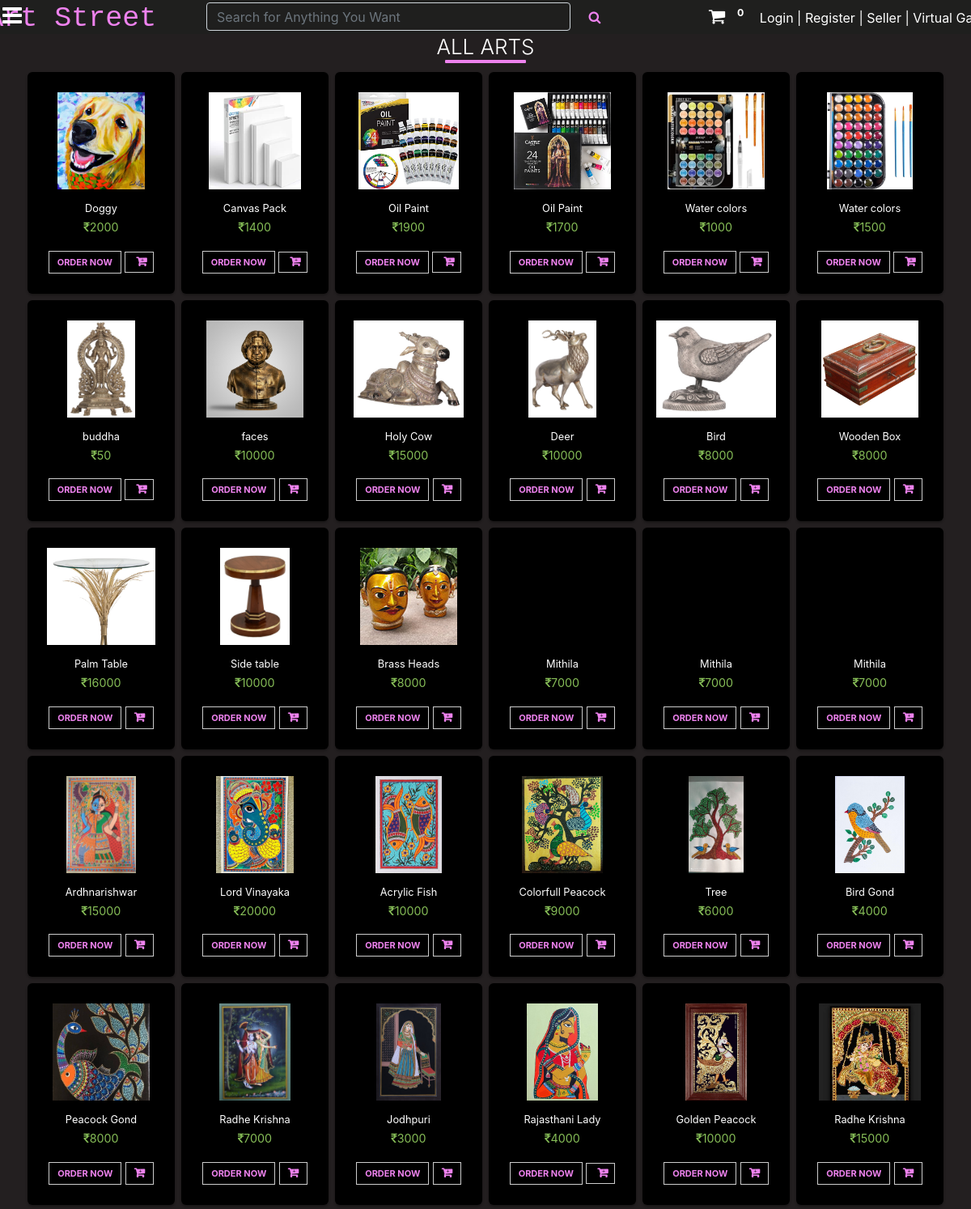
The app's page /search/ (upper part) with its own data.
### saler/models.py (models this page shows, shortened)
class Product(models.Model):
	GST_CHOICES = (("0",'0'),("3",'3'),("5",'5'),("12",'12'),("18",'18'),("28",'28'))
	product_id = models.BigAutoField(primary_key=True)
	product_id2 = models.CharField(max_length=100,default='')
	shop = models.ForeignKey(User, on_delete=models.CASCADE,default='')
	product_name = models.CharField(max_length=100)
	category = models.ForeignKey(category, default="", verbose_name="Category", on_delete=models.SET_DEFAULT, null=True)
	subcategory = models.CharField(max_length=50, default="")
	price = models.IntegerField(default=0)
	desc = models.TextField()
	gst = models.CharField(default='0',max_length=3,choices=GST_CHOICES)
	pub_date = models.DateField(auto_now=True)
	image1 = models.ImageField(upload_to='products/images', default="",null=True)
	image2 = models.ImageField(upload_to='products/images', default="",null=True,blank=True)
	image3 = models.ImageField(upload_to='products/images', default="",null=True,blank=True)
	image4 = models.ImageField(upload_to='products/images', default="",null=True,blank=True)
	image5 = models.ImageField(upload_to='products/images', default="",null=True,blank=True)

### main/views.py (the view)
# urls.py: path('search/', views.search, name="search"),
def search(request):
	query = request.GET.get('query', '')
	prods = []
	for prod in [i for i in Product.objects.all() ]:
		if query.lower() in prod.product_name.lower() or query.lower() in prod.desc.lower() or query.lower() in prod.subcategory.lower():
			prods.append([prod,[item for item in ProductSize.objects.filter(product=prod)]])
	params = {
		'product':prods,
		'cart_element_no' : len([p for p in Cart.objects.all() if p.user == request.user]),
		'category':category.objects.all(),
		}
	return render(request, 'main/view_all.html', params)

### main/templatetags/app_tags.py (called while the page is built)
@register.filter(name='split')
def split(str, key):
    return str.split(key)

### saler/models.py (called while the page is built)
	def __str__(self):
		return f'{self.name}'

### main/templates/main/view_all.html (shortened to what this page needs)
{% extends 'main/base.html' %}
{% load static %}
{% block main_body %}
<div class="container-fluid" style="background-color: #231f20;">
		<h2>All <b>{{catg}}</b> Arts</h2>
		<div class="row pt-1" style="justify-content: center;">
			{% for i in product reversed %}
			<div class="p-1 prod1212">
				<a href="{% url 'home' %}product/{{i.0.product_id}}" style="text-decoration: none; color: #fff">
				<div class="thumb-wrapper">
					<div class="img-box">
						<img src="{{i.0.image1.url}}" class="img-responsive img-fluid" alt="">
					</div>
					<div class="thumb-content">
						<small>{{i.0.product_name}}</small>
						<p class="item-price"><span><i class="fa fa-inr"
												aria-hidden="true"></i>{{i.0.price}}</span></p>
						<div>
							{% if i.1 %}
							<a p_id="{{i.0.product_id}}" class="btn btn-primary oprbtn" id="ord{{i.0.product_id}}">Order Now</a>
							<a p_id="{{i.0.product_id}}" class="btn btn-primary oprbtn"  style="padding: 5px 10px 5px 5px;" id="atc{{i.0.product_id}}"><i class="fa fa-cart-plus" aria-hidden="true"></i></a>
							{% else %}
											<form method="GET" style="display: inline;" action="/order_now">
														<button type="submit" class="btn btn-primary oprbtn">Order Now</button>
													</form>
												<a prod_id="{{i.0.product_id}}" class="btn pt-1 pb-1 pr-2 pl-2 add_to_cart"><i class="fa fa-cart-plus" aria-hidden="true"></i></a>
										{% endif %}
						</div>
					</div>
				</div>
				</a>
			</div>
			{% endfor %}
		</div>
</div>
{% endblock main_body %}

### main/templates/main/base.html (shortened to what this page needs)
<!DOCTYPE html>
<html>
<head>
	{% load static %}
	{% load app_tags %}
	<link href="{% static 'main/css/bootstrap.min.css' %}" rel="stylesheet" type="text/css" media="all" />
	<link href="{% static 'main/css/style.css' %}" rel="stylesheet" type="text/css" media="all" />
	<link href="{% static 'saler/font-awesome/css/font-awesome.min.css' %}" rel="stylesheet">
</head>
<body>
	<nav class="main_nav" id="main_nav">
		<div class="container">
			<div class="nav_links">
				<a href="{% url 'home' %}" class="logo">Art Street</i></a>
				<form class="form-inline my-2 my-lg-0 serch" action="/search">
					<input class="form-control mr-sm-2" type="search" placeholder="Search for Anything You Want"
						aria-label="Search" name="query">
					<button class="btn" type="submit" style="margin: 0;color:violet;background-color:transparent;"><i class="fa fa-search"
							aria-hidden="true"></i></button>
				</form>
			</div>
			<div class="user_links pt-1">
				<a href="{% url 'main_cart' %}" style="font-size: 22px; color: #fff; margin-right: 20px;"><i
						class="fa fa-shopping-cart" aria-hidden="true"></i><sup><span class="badge"
							id="cart_no">{{cart_element_no}}</span></sup></a>
				{% if request.user.is_authenticated %}
				<a href="##" data-container="body" data-toggle="popover" data-placement="bottom" data-trigger="focus"
					data-html="true"
					data-content="<a href='{% url 'myorders' %}'>My Order</a><br><a href='{% url 'account_settings' %}'>Account Settings</a>"><img
						src="{{request.user.userdetail.photo.url}}"
						style="height: 20px; width: 20px; border-radius: 10px; margin-right: 3px;">{{request.user.first_name}}</a>&nbsp;<span style="color: #fff; position: relative;left: 25%">|</span>
				<a href="{% url 'logout' %}">Logout</a>
				{% else %}
				<a href="{% url 'login' %}">Login</a>&nbsp;<span style="color: #fff; position: relative;left: 25%;">|</span>
				<a href="{% url 'signup' %}">Register</a>&nbsp;<span style="color: #fff; position: relative;left: 25%;">|</span>
				<a href="{% url 'seller_signup' %}">Seller</a>&nbsp;<span style="color: #fff; position: relative;left: 25%">|</span>
                <a href="{%url 'virtual-gallery' %}">Virtual Gallery</a>
				{% endif %}
			</div>
		</div>
	</nav>
	<a class="menu_bar"><i class="fa fa-bars" aria-hidden="true" style="color: #fff;"></i></a>
	<main class="" id="menu_close">
		{% block main_body %}
		{% endblock main_body %}
	</main>
</body>
</html>

### main/static/main/css/style.css (style rules this page uses)
body { background-color: #1f1f1e; }
body a { text-decoration:none; transition:0.5s all; -webkit-transition:0.5s all; -moz-transition:0.5s all; -o-transition:0.5s all; -ms-transition:0.5s all; }
.menu_bar { position: fixed; top: -2px; left: 3px; z-index: 99; color: #fff; font-size: 28px; }
main { transition: all 300ms linear; padding-top: 42px; }
.main_nav input { height: 35px; }
.main_nav button { position: relative; right: 20px; color: #fff; height: 35px; padding: 0 9px 0 9px; }
.main_nav { height: 40px; width: 100%; position: fixed; background-color: #1f1f1e; z-index: 99; }
.main_nav .serch { display: inline; float: right; padding: 3px 0 0 10px; }
.main_nav .serch input { color: #fff; background: transparent; position: relative; right: 20px; width: 450px; }
.main_nav .nav_links { float: left; margin-left: 10px; }
.main_nav .nav_links .logo { position: relative; right: 10%; top: -3px; font-size: 35px; color: violet; }
.main_nav .nav_links a { font-family: Courier New; color: #fff; }
.main_nav .user_links { float: right; margin-right: 10px }
.main_nav .user_links a { position: relative; left: 25%; font-size: 16px; color: #fff; }
.badge { position: relative; left: 10px; }
.item-price { font-size: 13px; padding: 2px 0; }
.item-price span { color: #86bd57; font-size: 110%; }

### main/templates/main/view_all.html (style rules this page uses)
.prod1212 .thumb-wrapper { padding: 25px 15px; background: #000; border-radius: 6px; text-align: center; position: relative; box-shadow: 0 2px 3px rgba(0,0,0,0.3); }
.prod1212 .img-box { height: 120px; margin-bottom: 10px; width: 100%; position: relative; }
.prod1212 img { max-width: 100%; max-height: 100%; display: inline-block; position: absolute; bottom: 0; margin: 0 auto; left: 0; right: 0; }
.prod1212 .thumb-content .btn { color: violet; border-radius: 0; font-size: 11px; text-transform: uppercase; font-weight: bold; background: none; border: 1px solid #ccc; padding: 5px 10px; line-height: 16px; }
.prod1212 .thumb-content .btn i { font-size: 14px; font-weight: bold; margin-left: 5px; }
h2 { color: #fff; font-size: 26px; font-weight: 300; text-align: center; text-transform: uppercase; position: relative; }
h2::after { content: ""; width: 100px; position: absolute; margin: 0 auto; height: 4px; border-radius: 1px; background: violet; left: 0; right: 0; bottom: -5px; }
.item-price { font-size: 13px; padding: 2px 0; }
.prod1212 { width: 190px; }

### records on screen
Product: image1 (picture), product_name "Doggy", price "2000"
Product: image1 (picture), product_name "Canvas Pack", price "1400"
Product: image1 (picture), product_name "Oil Paint", price "1900"
Product: image1 (picture), product_name "Oil Paint", price "1700"
Product: image1 (picture), product_name "Water colors", price "1000"
Product: image1 (picture), product_name "Water colors", price "1500"
Product: image1 (picture), product_name "buddha", price "50"
Product: image1 (picture), product_name "faces", price "10000"
Product: image1 (picture), product_name "Holy Cow", price "15000"
Product: image1 (picture), product_name "Deer", price "10000"
Product: image1 (picture), product_name "Bird", price "8000"
Product: image1 (picture), product_name "Wooden Box", price "8000"
Product: image1 (picture), product_name "Palm Table", price "16000"
Product: image1 (picture), product_name "Side table", price "10000"
Product: image1 (picture), product_name "Brass Heads", price "8000"
Product: product_name "Mithila", price "7000"
Product: product_name "Mithila", price "7000"
Product: product_name "Mithila", price "7000"
Product: image1 (picture), product_name "Ardhnarishwar", price "15000"
Product: image1 (picture), product_name "Lord Vinayaka", price "20000"
Product: image1 (picture), product_name "Acrylic Fish", price "10000"
Product: image1 (picture), product_name "Colorfull Peacock", price "9000"
Product: image1 (picture), product_name "Tree", price "6000"
Product: image1 (picture), product_name "Bird Gond", price "4000"
Product: image1 (picture), product_name "Peacock Gond", price "8000"
Product: image1 (picture), product_name "Radhe Krishna", price "7000"
Product: image1 (picture), product_name "Jodhpuri", price "3000"
Product: image1 (picture), product_name "Rajasthani Lady", price "4000"
Product: image1 (picture), product_name "Golden Peacock", price "10000"
Product: image1 (picture), product_name "Radhe Krishna", price "15000"

### other values on screen
{{ cart_element_no }} "0"
